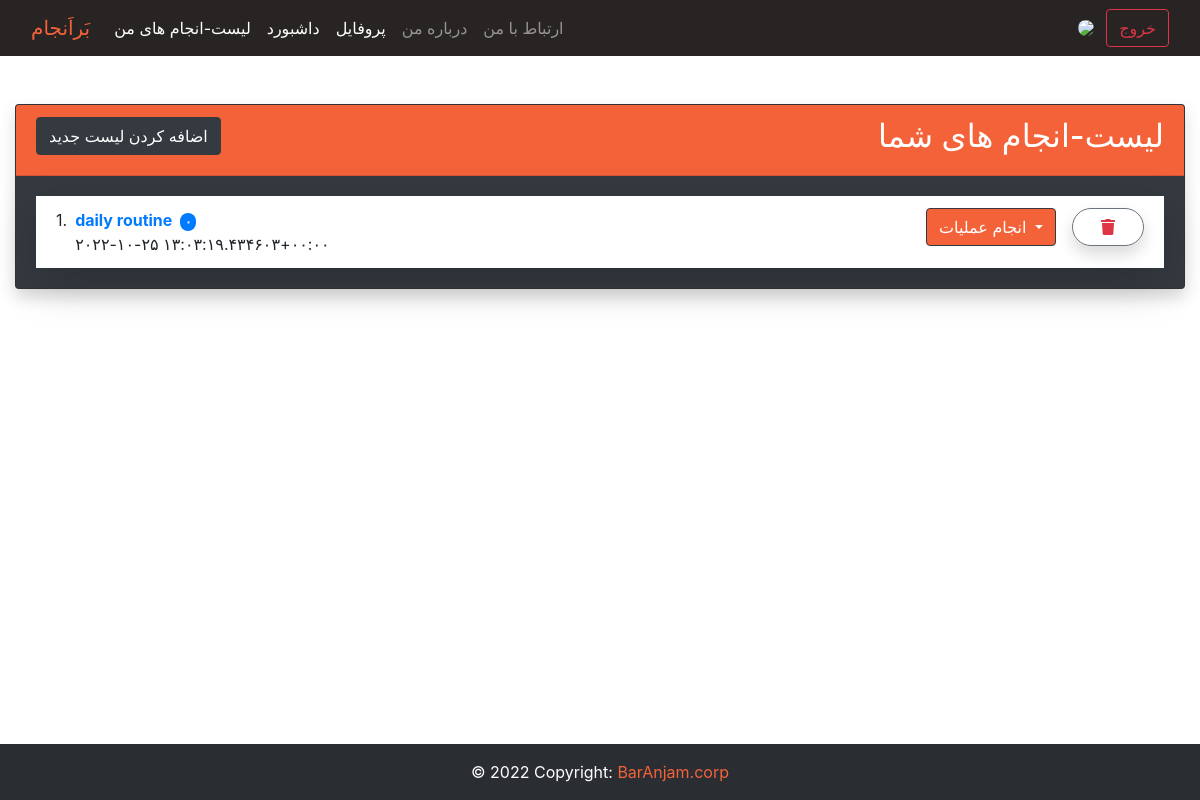
/todo/ (signed in), run on an earlier commit of the app's database.
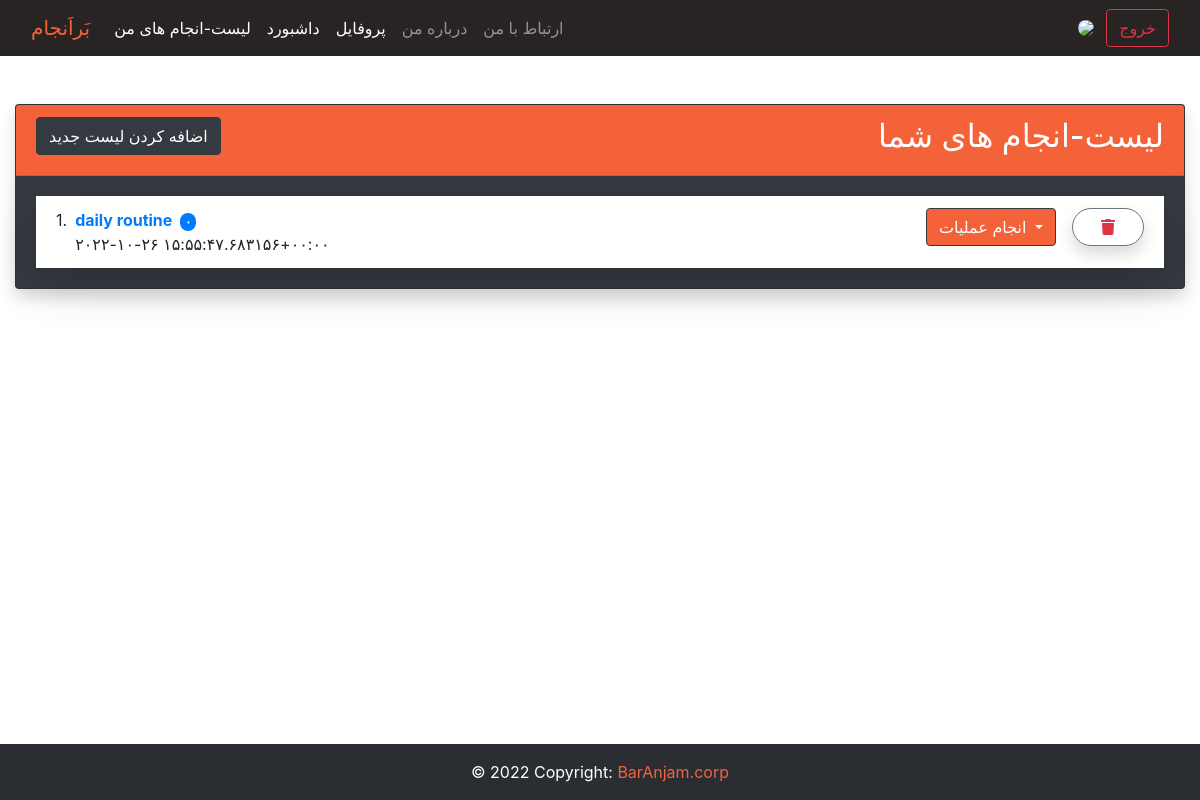
And on a later commit of the database.
### todo/models.py (models this page shows, shortened)
class Todo(models.Model):
    name = models.CharField(max_length=50)
    user = models.ForeignKey(get_user_model(), on_delete=models.CASCADE)
    signer = Signer(sep='/', salt='todo.Todo')
    datetime_created = models.DateTimeField(auto_now_add=True)
    datetime_modified = models.DateTimeField(auto_now=True)
    def get_absolute_url(self):
        signed_pk = self.signer.sign(self.pk)
        return reverse('todo_list', args=[str(signed_pk)])

### todo/views.py (the view)
# urls.py: path('', views.all_user_todos, name='user_todos'),
@login_required()
def all_user_todos(request):
    todos = Todo.objects.filter(user=request.user).order_by('-datetime_created')
    return render(request, 'todo/user_todos.html', {'todos': todos})

### persian_translating/templatetags/persian_trans_tags.py (called while the page is built)
@register.filter()
def translate_numbers(value):
    value = str(value)
    eng_persian_table = value.maketrans('0123456789', '۰۱۲۳۴۵۶۷۸۹')
    return value.translate(eng_persian_table)

### todo/templates/todo/user_todos.html (shortened to what this page needs)
{% extends '_base.html' %}
{% load static %}
{% load crispy_forms_tags %}
{% load jalali_tags %}
{% load persian_trans_tags %}
{% load i18n %}
{% block content %}
    <div class="container-fluid">
        <div class="card shadow bg-dark mt-5">
            <div class="card-header " style="background-color: #f4623a;">
                <a href="" class="float-start btn btn-dark text-left" data-bs-toggle="modal"
                   data-bs-target="#exampleModal">{% trans 'Add todo-list' %}</a>
                {% if todos %}
                    <h2 class=" text-white text-right">{% trans 'Your todo lists' %}</h2>
                {% else %}
                    <h2 class=" text-white text-right">{% trans 'Add todo-list to start' %}</h2>
                {% endif %}
            </div>
            <div class="card-body bg-dark">
                <ol class="list-group list-group-flush list-group-numbered shadow-lg border-3">
                    {% for todo in todos %}
                        <li class="list-group-item d-flex justify-content-between align-items-start">
                            <div class="ms-2 me-auto">
                                <div class="fw-bold"><a href="{{ todo.get_absolute_url }}">{{ todo.name }}
                                    <span class="badge bg-primary rounded-pill ml-1">{{ todo.jobs.all|length|translate_numbers }}</span></a>
                                </div>
                                {{ todo.datetime_created|to_jalali:'%Y %B %d'|translate_numbers }}
                            </div>
                            <form action="{% url 'apply_todo_actions' todo.id %}" method="post">
                                <div class="dropdown me-3">
                                    <button class="btn btn-dark w-100 dropdown-toggle" type="button"
                                            data-bs-toggle="dropdown" aria-expanded="false"
                                            style="background-color: #f4623a">
                                        {% trans 'actions' %}
                                    </button>
                                </div>
                            </form>
                            <form action="{% url 'todo_delete' todo.id %}" method="post">
                                <button type="submit" class="btn text-danger shadow  border-secondary rounded-pill "
                                        value>
                                    <span class="fa fa-solid fa-trash px-3 "></span>
                                </button>
                            </form>
                        </li>
                    {% endfor %}
                </ol>
            </div>
        </div>
    </div>
    {% include 'footer.html' %}
{% endblock content %}

### template/_base.html (shortened to what this page needs)
<!doctype html>
{% load static %}
{% load i18n %}
<html lang="en">
<head>
    <link href="https://cdn.jsdelivr.net/npm/bootstrap@5.2.1/dist/css/bootstrap.min.css" rel="stylesheet"
>
    <link rel="stylesheet" href="https://maxcdn.bootstrapcdn.com/bootstrap/4.0.0/css/bootstrap.min.css"
>
    <link href="https://use.fontawesome.com/releases/v5.0.4/css/all.css" rel="stylesheet">
    <link rel="stylesheet" href="{% static 'css/style.css' %}">
</head>
<body>
<nav class="navbar navbar-expand-lg navbar-dark" style="background-color: #292424 ;">
    <div class="container-fluid">
        <a class="navbar-brand text" href="{% url 'homepage' %}" style="color:#f4623a;">{% trans 'BarAnjam' %}</a>
        <div class="collapse navbar-collapse" id="navbarSupportedContent">
            <ul class="navbar-nav me-auto mb-2 mb-lg-0">
                <li class="nav-item">
                    <a class="nav-link active" aria-current="page"
                       href="{% url 'user_todos' %}">{% trans 'My todo lists' %}</a>
                </li>
                {% if user.is_authenticated %}
                    <li class="nav-item">
                        <a class="nav-link active" aria-current="page"
                           href="{% url 'dashboard' %}">{% trans 'Dashboard' %}</a>
                    </li>
                    <li class="nav-item">
                        <a class="nav-link active" aria-current="page"
                           href="{% url 'profile' %}">{% trans 'Profile' %}</a>
                    </li>
                {% endif %}
                <li class="nav-item">
                    <a class="nav-link " aria-current="page"
                       href="{% url 'about_us' %}">{% trans 'About me' %}</a>
                </li>
                <li class="nav-item">
                    <a class="nav-link" aria-current="page"
                       href="{% url 'contact_us' %}">{% trans 'Contact me' %}</a>
                </li>
            </ul>
            <ul class="navbar-nav ml-auto">
                <li class="nav-item dropdown no-arrow">
                    {% if user.is_authenticated %}
                        {% if user.profile_picture %}
                            <a href="{% url 'profile' %}"><img class="rounded-circle mr-2"
                                                               src="{{ user.profile_picture.url }}" width="50"></a>
                        {% else %}
                            <a href="{% url 'profile' %}">
                                <img class="rounded-circle mr-2 " src="{% static 'img/blank_user.png' %}"
                                     width="50"></a>
                        {% endif %}
                        <a href="{% url 'account_logout' %}" class="btn btn-outline-danger">{% trans 'Logout' %}</a>
                    {% else %}
                        <a href="{% url 'account_login' %}" class="btn btn-outline-warning me-3">{% trans 'Login' %}</a>
                        <a href="{% url 'account_signup' %}" class="btn btn-outline-success">{% trans 'Signup' %}</a>
                    {% endif %}
                </li>
            </ul>
        </div>
    </div>
</nav>
{% block content %}
{% endblock content %}
</body>
</html>

### template/footer.html
<footer class="footer bg-dark text-center text-white fixed-bottom">
    <div class="text-center p-3" style="background-color: rgba(0, 0, 0, 0.2);">
        © 2022 Copyright: <span class="text" style="color:#f4623a;">BarAnjam.corp</span>
    </div>
</footer>

What changed in the data, as far as the page shows it:
changed Todo "daily routine": datetime_created|to_jalali "۲۰۲۲-۱۰-۲۵ ۱۳:۰۳:۱۹.۴۳۴۶۰۳+۰۰:۰۰" → "۲۰۲۲-۱۰-۲۶ ۱۵:۵۵:۴۷.۶۸۳۱۵۶+۰۰:۰۰"
